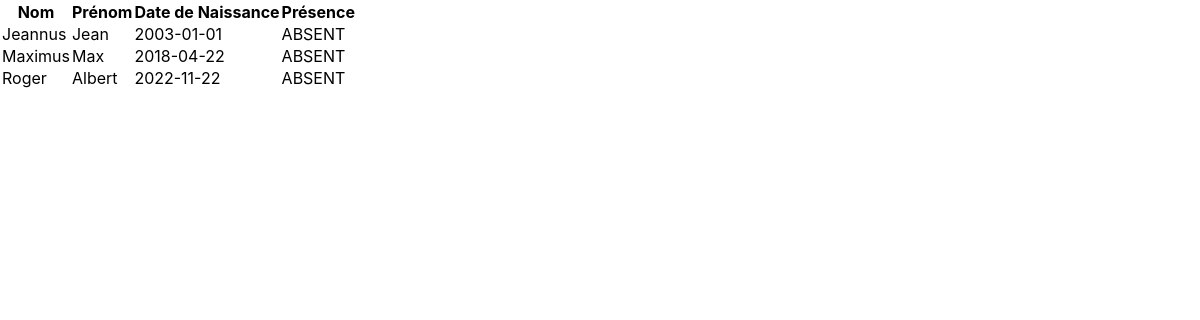
Page /bdd/fichePresenceControleur.php on the committed database.
### tables this page shows
CREATE TABLE `etudiant` (
  `idEtudiant` varchar(50) NOT NULL,
  `nomEtudiant` varchar(50) DEFAULT NULL,
  `prenomEtudiant` varchar(50) DEFAULT NULL,
  `dateNaissance` date DEFAULT NULL,
  `mdpEtudiant` varchar(50) DEFAULT NULL,
  `QRcodeLu` tinyint(1) DEFAULT '0',
  `estPresent` varchar(50) NOT NULL DEFAULT 'ABSENT',
  `mailEtudiant` varchar(50) DEFAULT NULL
);

### bdd/fichePresenceControleur.php (called while the page is built)
<?php
    include_once '../bdd/fichePresenceModele.php';
    $donnees = getStudents();
    include_once '../templates/fichePresence.php';
?>

### bdd/fichePresenceModele.php (called while the page is built, shortened)
<?php
    function getStudents(){
        $donnees = [];
        $db=connexionPDO();
        $req=$db->prepare('SELECT nomEtudiant, prenomEtudiant, dateNaissance, estPresent FROM etudiant ;');
        $req->execute([]);
        while ($ligne = $req->fetch()) {
            $donnees[] = $ligne;
        }
        return $donnees;
    }
    getStudents();
?>

### templates/fichePresence.php (the view, shortened to what this page needs)
<!DOCTYPE html>
<html lang="fr">
<head>
    <link rel="stylesheet" href="../assets/css/apprenant.css">
    <?php include_once '../bdd/fichePresenceControleur.php';?>
</head>
<body>
    <table>
        <thead>
            <tr>
                <th> Nom</th>
                <th> Prénom </th>
                <th>Date de Naissance</th>
                <th>Présence</th>
            </tr>
        </thead>
        <tbody>
            <?php foreach ($donnees as $ligne) : ?>
            <tr>
                <td><?= $ligne['nomEtudiant'] ?></td>
                <td><?= $ligne['prenomEtudiant'] ?></td>
                <td><?= $ligne['dateNaissance'] ?></td>
                <td><?= $ligne['estPresent'] ?></td>
            </tr>
            <?php endforeach; ?>
        </tbody>
    </table>
</body>
</html>

### assets/css/apprenant.css (style rules this page uses)
* { margin: 0; padding: 0; font-family: BlinkMacSystemFont,-apple-system,"Segoe UI",Roboto,Oxygen,Ubuntu,Cantarell,"Fira Sans","Droid Sans","Helvetica Neue",Helvetica,Arial,sans-serif; }
* { box-sizing: border-box; }

### rows in the picture
etudiant: nomEtudiant "Jeannus", prenomEtudiant "Jean", dateNaissance "2003-01-01", estPresent "ABSENT"
etudiant: nomEtudiant "Maximus", prenomEtudiant "Max", dateNaissance "2018-04-22", estPresent "ABSENT"
etudiant: nomEtudiant "Roger", prenomEtudiant "Albert", dateNaissance "2022-11-22", estPresent "ABSENT"
